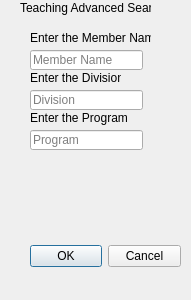
<?xml version="1.0" encoding="UTF-8"?>
<ui version="4.0">
 <class>teachAdvSearch</class>
 <widget class="QDialog" name="teachAdvSearch">
  <property name="geometry">
   <rect>
    <x>0</x>
    <y>0</y>
    <width>191</width>
    <height>300</height>
   </rect>
  </property>
  <property name="windowTitle">
   <string>Dialog</string>
  </property>
  <widget class="QDialogButtonBox" name="buttonBox">
   <property name="geometry">
    <rect>
     <x>30</x>
     <y>240</y>
     <width>151</width>
     <height>32</height>
    </rect>
   </property>
   <property name="orientation">
    <enum>Qt::Horizontal</enum>
   </property>
   <property name="standardButtons">
    <set>QDialogButtonBox::Cancel|QDialogButtonBox::Ok</set>
   </property>
  </widget>
  <widget class="QLineEdit" name="teach_member_name">
   <property name="geometry">
    <rect>
     <x>30</x>
     <y>50</y>
     <width>113</width>
     <height>20</height>
    </rect>
   </property>
   <property name="placeholderText">
    <string>Member Name</string>
   </property>
  </widget>
  <widget class="QLineEdit" name="teach_division">
   <property name="geometry">
    <rect>
     <x>30</x>
     <y>90</y>
     <width>113</width>
     <height>20</height>
    </rect>
   </property>
   <property name="placeholderText">
    <string>Division</string>
   </property>
  </widget>
  <widget class="QLineEdit" name="teach_program">
   <property name="geometry">
    <rect>
     <x>30</x>
     <y>130</y>
     <width>113</width>
     <height>20</height>
    </rect>
   </property>
   <property name="placeholderText">
    <string>Program</string>
   </property>
  </widget>
  <widget class="QLabel" name="label">
   <property name="geometry">
    <rect>
     <x>30</x>
     <y>30</y>
     <width>121</width>
     <height>16</height>
    </rect>
   </property>
   <property name="text">
    <string>Enter the Member Name</string>
   </property>
  </widget>
  <widget class="QLabel" name="label_2">
   <property name="geometry">
    <rect>
     <x>30</x>
     <y>70</y>
     <width>91</width>
     <height>16</height>
    </rect>
   </property>
   <property name="text">
    <string>Enter the Division</string>
   </property>
  </widget>
  <widget class="QLabel" name="label_3">
   <property name="geometry">
    <rect>
     <x>30</x>
     <y>110</y>
     <width>101</width>
     <height>16</height>
    </rect>
   </property>
   <property name="text">
    <string>Enter the Program</string>
   </property>
  </widget>
  <widget class="QLabel" name="label_4">
   <property name="geometry">
    <rect>
     <x>20</x>
     <y>0</y>
     <width>131</width>
     <height>16</height>
    </rect>
   </property>
   <property name="text">
    <string>Teaching Advanced Search</string>
   </property>
  </widget>
 </widget>
 <resources/>
 <connections>
  <connection>
   <sender>buttonBox</sender>
   <signal>accepted()</signal>
   <receiver>teachAdvSearch</receiver>
   <slot>accept()</slot>
   <hints>
    <hint type="sourcelabel">
     <x>248</x>
     <y>254</y>
    </hint>
    <hint type="destinationlabel">
     <x>157</x>
     <y>274</y>
    </hint>
   </hints>
  </connection>
  <connection>
   <sender>buttonBox</sender>
   <signal>rejected()</signal>
   <receiver>teachAdvSearch</receiver>
   <slot>reject()</slot>
   <hints>
    <hint type="sourcelabel">
     <x>316</x>
     <y>260</y>
    </hint>
    <hint type="destinationlabel">
     <x>286</x>
     <y>274</y>
    </hint>
   </hints>
  </connection>
 </connections>
</ui>
